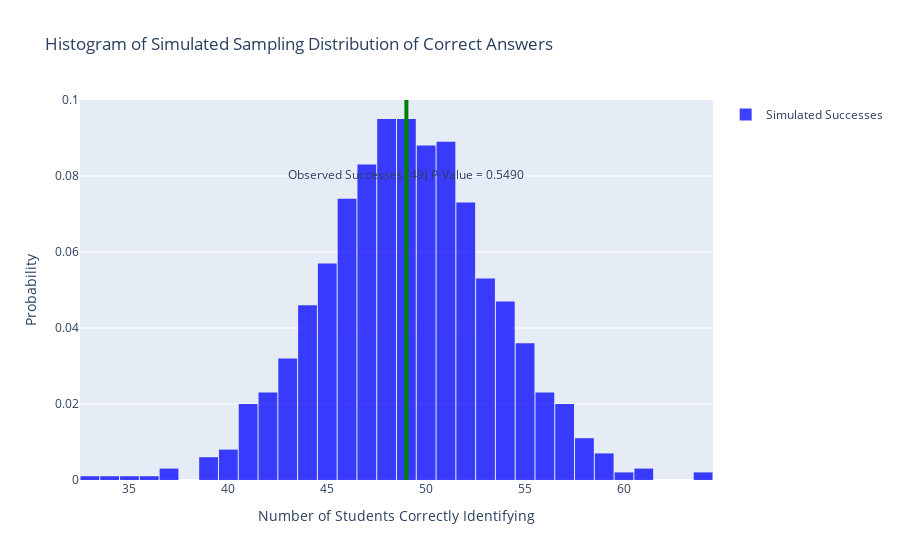

The code cell stored with this chart in its notebook:
### Markdown cell above
Q8
    H0: mu = 0.5 since the probability for a correct guess is 0.5, so the null hypothesis is Dr.Bristol took a guess. H1: mu != 0.5, rejecting H0

### Code cell
import numpy as np
import plotly.graph_objects as go

# Parameters
n_students = 80            # Total number of students
observed_successes = 49    # Number of students who answered correctly
p_success = observed_successes / n_students  # Proportion of successes
n_simulations = 1000      # Number of simulations

# Set random seed for reproducibility
np.random.seed(0)

# Simulate the number of successes in each trial
simulated_successes = np.random.binomial(n_students, p_success, n_simulations)

# Calculate the p-value for a one-tailed test
p_value = np.mean(simulated_successes >= observed_successes)

# Create the histogram
fig = go.Figure()

# Add histogram for simulated successes
fig.add_trace(go.Histogram(x=simulated_successes, 
                             histnorm='probability', 
                             name='Simulated Successes',
                             opacity=0.75,
                             marker_color='blue'))

# Add a vertical line for the observed number of successes (49)
fig.add_shape(type="line", x0=observed_successes, y0=0, 
              x1=observed_successes, y1=0.1,  # Adjust y1 for appropriate scaling
              line=dict(color="Green", width=4), name="Observed Successes")

# Add a text annotation for the observed successes
fig.add_trace(go.Scatter(x=[observed_successes], y=[0.08], 
                         text=[f"Observed Successes (49)\nP-Value = {p_value:.4f}"], mode="text", showlegend=False))

# Update layout
fig.update_layout(
    title="Histogram of Simulated Sampling Distribution of Correct Answers",
    xaxis_title="Number of Students Correctly Identifying",
    yaxis_title="Probability",
    yaxis=dict(range=[0, 0.1]),  # Adjust y-range based on the histogram
    bargap=0.05
)

# Show the plot
fig.show(renderer = 'png')

# Print the p-value
print(f"P-Value: {p_value:.4f}")

### Figure 1 — Plotly figure (JSON) as saved in the notebook; plotly's stock layout.template omitted (floating-point values rounded to 4 significant figures; data arrays with more than 128 entries replaced by an {"elided": "..."} marker saying what was removed)
{"data": [{"histnorm": "probability", "marker": {"color": "blue"}, "name": "Simulated Successes", "opacity": 0.75, "type": "histogram", "x": {"elided": "1000 int values"}}, {"mode": "text", "showlegend": false, "text": ["Observed Successes (49)\nP-Value = 0.5490"], "type": "scatter", "x": [49], "y": [0.08]}], "layout": {"bargap": 0.05, "shapes": [{"line": {"color": "Green", "width": 4}, "name": "Observed Successes", "type": "line", "x0": 49, "x1": 49, "y0": 0, "y1": 0.1}], "title": {"text": "Histogram of Simulated Sampling Distribution of Correct Answers"}, "xaxis": {"title": {"text": "Number of Students Correctly Identifying"}}, "yaxis": {"range": [0, 0.1], "title": {"text": "Probability"}}}}
